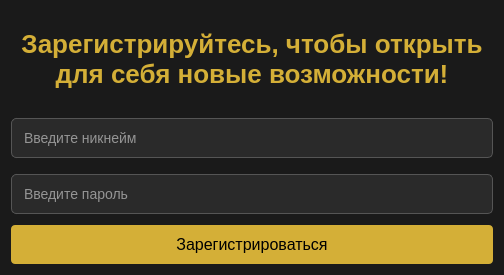
<?xml version="1.0" encoding="UTF-8"?>
<ui version="4.0">
 <class>Dialog</class>
 <widget class="QDialog" name="Dialog">
  <property name="geometry">
   <rect>
    <x>0</x>
    <y>0</y>
    <width>500</width>
    <height>275</height>
   </rect>
  </property>
  <property name="windowTitle">
   <string>Dialog</string>
  </property>
  <property name="styleSheet">
   <string notr="true">QDialog {
    background-color: #1a1a1a;
    font-family: 'Segoe UI';
}</string>
  </property>
  <layout class="QGridLayout" name="gridLayout">
   <item row="3" column="0">
    <widget class="QLineEdit" name="lineEdit_2">
     <property name="styleSheet">
      <string notr="true">QLineEdit {
    background-color: #2a2a2a;
    border: 1px solid #555;
    border-radius: 5px;
    padding: 10px;
    color: white;
    font-size: 14px;
    margin: 5px 0;
}
QLineEdit:focus { border-color: #d4af37; }</string>
     </property>
     <property name="placeholderText">
      <string>Введите пароль</string>
     </property>
    </widget>
   </item>
   <item row="0" column="0">
    <widget class="QLabel" name="label">
     <property name="layoutDirection">
      <enum>Qt::LayoutDirection::LeftToRight</enum>
     </property>
     <property name="styleSheet">
      <string notr="true">QLabel {
    font-size: 26px;
    color: #d4af37; /* Золотой */
    font-weight: bold;
    padding: 10px;
}</string>
     </property>
     <property name="text">
      <string>Зарегистрируйтесь, чтобы открыть  
для себя новые возможности!</string>
     </property>
     <property name="alignment">
      <set>Qt::AlignmentFlag::AlignCenter</set>
     </property>
    </widget>
   </item>
   <item row="4" column="0">
    <widget class="QPushButton" name="pushButton">
     <property name="styleSheet">
      <string notr="true">QPushButton {
    background-color: #d4af37;  /* Золотой */
    color: black;
    border: none;
    padding: 10px 20px;
    font-size: 16px;
    border-radius: 4px;
    min-width: 120px;
}

QPushButton:hover {
    background-color: #f0d87c;  /* Светлее при наведении */
}

QPushButton:pressed {
    background-color: #b79530;  /* Темнее при нажатии */
}</string>
     </property>
     <property name="text">
      <string>Зарегистрироваться</string>
     </property>
    </widget>
   </item>
   <item row="2" column="0">
    <widget class="QLineEdit" name="lineEdit">
     <property name="styleSheet">
      <string notr="true">QLineEdit {
    background-color: #2a2a2a;
    border: 1px solid #555;
    border-radius: 5px;
    padding: 10px;
    color: white;
    font-size: 14px;
    margin: 5px 0;
}
QLineEdit:focus { border-color: #d4af37; }</string>
     </property>
     <property name="placeholderText">
      <string>Введите никнейм</string>
     </property>
    </widget>
   </item>
  </layout>
 </widget>
 <resources/>
 <connections/>
</ui>
